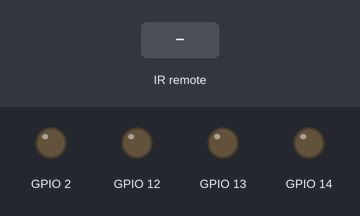
A program run on a simulated ESP32. Parts: output pins drawn as LEDs (lit = HIGH). The inputs (shaded band) are chosen by the test bench. WiFi joins after 1.5 s; servers stay silent unless stated; what the program prints to the serial monitor is not drawn.

Above: at 2.7 s.
2.8 s: infrared code 0xFFA25D received
At 3.6 s:
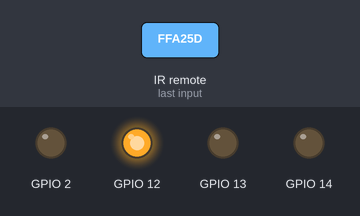
4.3 s: infrared code 0xFF629D received
At 4.7 s:
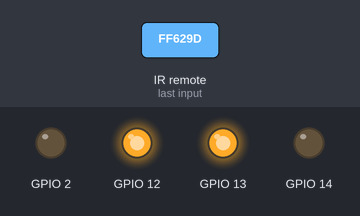
5.8 s: infrared code 0xFFE21D received
At 7.0 s:
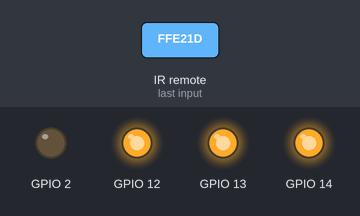
Timing chart, 0 to 8.8 s (numbered marks = the images above; inputs shaded):
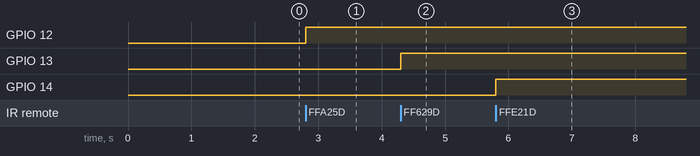

The program:

main.cpp
```cpp
#include <WiFi.h>
#include <IRremote.h>
#include <WebServer.h>
#include <HTTPClient.h>


long ir_val=0;
WebServer server(80);
String UID="3632305610426657";  //B站ID
String followerUrl="http://api.bilibili.com/x/relation/stat?vmid="+UID;//B站粉丝数
long follower=0;
//DynamicJsonDocument doc(1024);

void handleRoot(){
  String HTML="<!DOCTYPE html><html><head><meta charset='utf-8'></head><body>你好，很高兴见到你,小试一下。</body></html>";
  server.send(200,"text/html",HTML);
}


IRrecv irrecv_15(15);
decode_results results_15;


void setup(){
  Serial.begin(9600);
  WiFi.mode(WIFI_STA);
  pinMode(2, OUTPUT);
  pinMode(12, OUTPUT);
  pinMode(13, OUTPUT);
  pinMode(14, OUTPUT);
  digitalWrite(2,LOW);
  digitalWrite(12,LOW);
  digitalWrite(13,LOW);
  digitalWrite(14,LOW);
  WiFi.begin("93502","hyf93502");
  while(WiFi.status()!=WL_CONNECTED){
    delay(500);
    Serial.print(".");
  }
  Serial.print("IP地址：");
  Serial.println(WiFi.localIP());

  server.on("/",handleRoot);

  server.on("/hello",[](){server.send(200,"text/html","hello01");});

  server.onNotFound([](){server.send(200,"text/html;charset=utf-8","没有找到页面！");});

  server.begin();

  irrecv_15.enableIRIn();
}

void loop(){
  server.handleClient();
  if (irrecv_15.decode(&results_15)) {
    ir_val=results_15.value;
    String type="UNKNOWN";
    String typelist[14]={"UNKNOWN", "NEC", "SONY", "RC5", "RC6", "DISH", "SHARP", "PANASONIC", "JVC", "SANYO", "MITSUBISHI", "SAMSUNG", "LG", "WHYNTER"};
    if(results_15.decode_type>=1&&results_15.decode_type<=13){
      type=typelist[results_15.decode_type];
    }
    Serial.print("IR TYPE:"+type+"  ");
    Serial.println(ir_val,HEX);
    irrecv_15.resume();
  } else {
  }
  // 如果按0，全部熄灭。
  if (ir_val == 0XFF9867) {
    digitalWrite(12,LOW);
    digitalWrite(13,LOW);
    digitalWrite(14,LOW);

  }
  // 如果按1，绿灯亮。
  if (ir_val == 0XFFA25D) {
    digitalWrite(12,HIGH);

  }
  // 如果按2，蓝灯亮。
  if (ir_val == 0XFF629D) {
    digitalWrite(13,HIGH);

  }
  // 如果按3，红灯亮。
  if (ir_val == 0XFFE21D) {
    digitalWrite(14,HIGH);

  }
  // 如果按3，红灯亮。
  if (ir_val == 0XFF22DD) {
    digitalWrite(12,LOW);
    digitalWrite(13,LOW);
    digitalWrite(14,LOW);

  }
  // 如果按3，红灯亮。
  if (ir_val == 0XFFC23D) {
    digitalWrite(12,HIGH);
    digitalWrite(13,HIGH);
    digitalWrite(14,LOW);

  }
  // 如果按4，关灯。
  if (ir_val == 0XFF22DD) {
    digitalWrite(2,LOW);
    digitalWrite(12,LOW);
    digitalWrite(13,LOW);
    digitalWrite(14,LOW);

  }

}
```

Measured:
- after the input at 2.8 s, GPIO 12: LOW → HIGH at once
- after the input at 4.3 s, GPIO 13: LOW → HIGH at once
- after the input at 5.8 s, GPIO 14: LOW → HIGH at once
